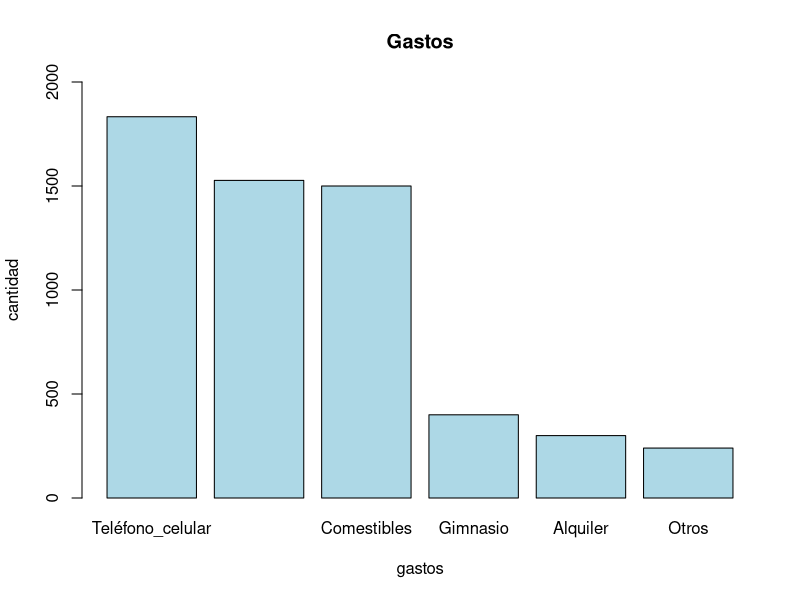

Reproduce this figure in R.

# Facturas mensuales de una estudiante universitaria de la MFC

Teléfono_celular <- 300
Transporte <- 240
Comestibles <-  1527
Gimnasio <- 400
Alquiler <- 1500
Otros <- 1833

# Gastos totales
300 + 240 + 1527 + 400 + 1500 + 1833
# Total = $5800

# ¿Cuánto gastaría durante un semestre escolar?
# (suponga que el semestre implica cinco meses).
5800 * 5 # = 29000

#Manteniendo la misma suposición sobre los gastos mensuales,
#¿cuánto gastaría la estudiante durante un año escolar?
#(Suponga que el año académico es de 10 meses)
5800 * 10 # = 5800

# Autoevaluación

gastos <- c(Teléfono_celular, Transporte, Comestibles, Gimnasio, Alquiler, Otros)
gas <- c(300, 240, 1527, 400, 1500, 1833)

gastos <- c("Teléfono_celular", "Transporte", "Comestibles", "Gimnasio", "Alquiler", "Otros")
gas2 <- sort(gas, decreasing = T)

barplot(gas2, ylim = c(0,2000),
        col = "lightblue",
        names.arg = gastos,
        xlab = "gastos",
        ylab = "cantidad",
        main = "Gastos")

#Parte II Variables

#Problema 1:

#Nombre de estudiante = cualitativa
#Fecha de nacimiento = cuantitativa
#Edad = cuantitativa
#Dirección de casa = cualitativa
#Número de teléfono = cuantitativa
#Area principal de estudio = cualitativa
#Grado de año universitario = cuantitativa
#Puntaje en la prueba de mitad del periodo = cuantitativa
#Calificación general: A, B, C, D, F = cualitativa
#Tiempo (min) para completar la prueba final de MCF 202. = cuantitativa
#Número de hermanos = cuantitativa

#Problema 2
#cuantitativas =  Peso, Altura
#cualitativas = sexo, estado civil

#Problema 3
#Son variables cualitativas porque ofrecen información categórica.

#1.Individuos de interés: estudiantes de universidades públicas.
#variables: número de horas que trabajan a la semana.
#Tipo de variable: cuantitativa.

#2.Individuos de interés: estudiantes universitarios de México.
#Variable: número de alumnos inscritos.
#Tipo de variable: cuantitativa.

#3.Individuos de interés: Estudiantes mujeres y hombres en universidades públicas.
#Variable: Promedio de CENEVAL.
#Tipo de variable: cuantitativa.

#4.Individuos de interés: Atletas universitarios.
#Variable: Reciben asesoramiento académico.
#Tipo de variable: Categórica

#5.Se pueden analizar las variables cuantitativas, ya que,
# los historigramas nos muestran la distribución de dichos datos.